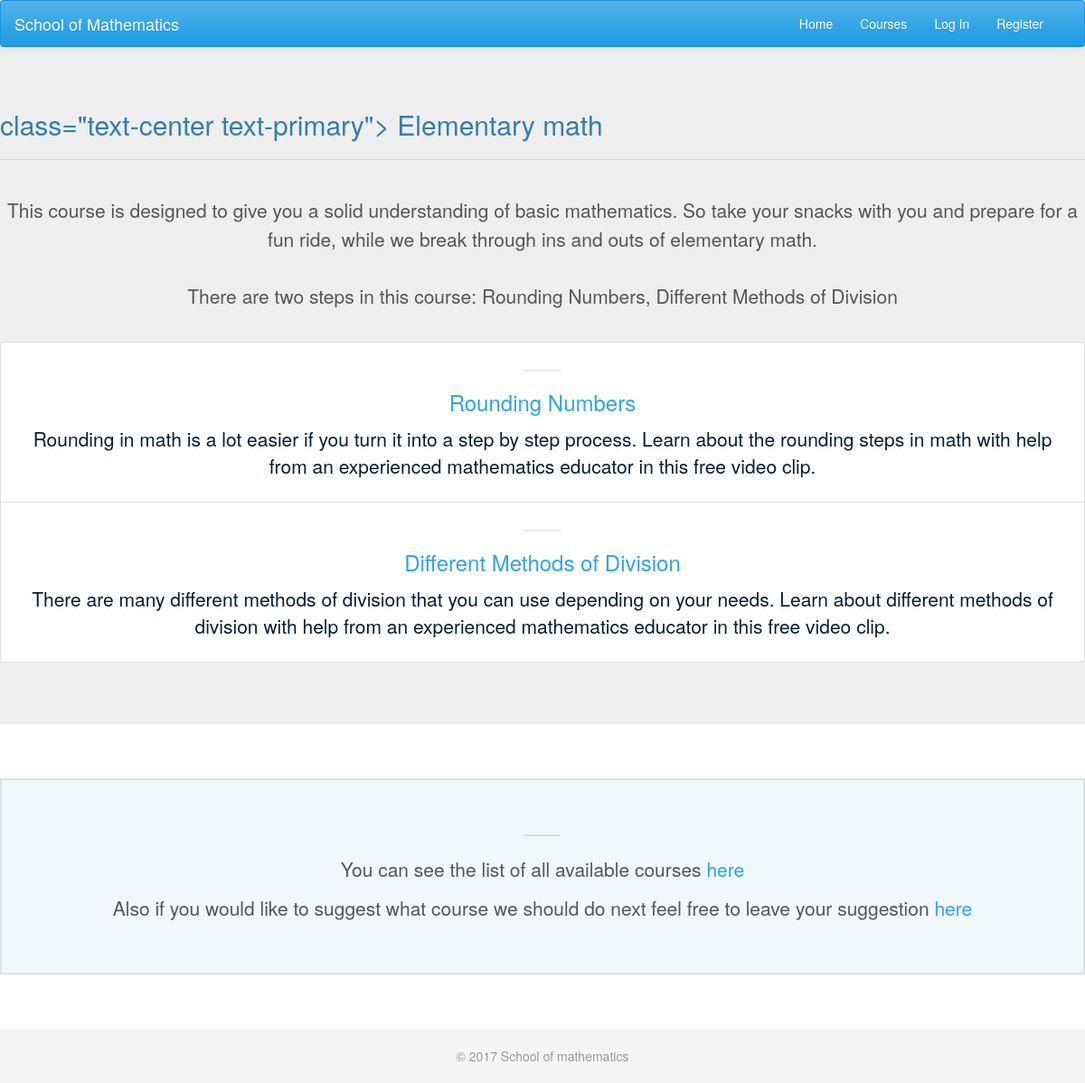
The page /courses/1/ on the database its author committed.
### courses/models.py (models this page shows, shortened)
class Course(models.Model):
    created_at = models.DateTimeField(auto_now_add=True)
    title = models.CharField(max_length=255)
    description = models.TextField()

class Step(models.Model):
    title = models.CharField(max_length=255)
    description = models.TextField()
    order = models.IntegerField(default=0)
    course = models.ForeignKey(Course)
    class Meta:
        abstract = True
        ordering = ['order',]
    def __str__(self):
        return self.title

class Video(Step):
    video_url = EmbedVideoField()
    def get_absolute_url(self):
        return reverse('courses:video', kwargs={
            'course_pk': self.course_id,
            'step_pk': self.pk,
        })

### courses/views.py (the view)
# urls.py: url(r'(?P<pk>\d+)/$', views.course_detail, name='detail'),
def course_detail(request, pk):
    course = get_object_or_404(models.Course, pk=pk)
    steps = sorted(course.video_set.all(), key=lambda step: step.order)
    return render(request, 'courses/course_detail.html', {'course': course, 'steps': steps})

### courses/templates/courses/course_detail.html (shortened to what this page needs)
{% extends 'layout.html' %}
{% load embed_video_tags %}
{% load humanize %}
{% block header-content %}
    <h2>
        class="text-center text-primary">
        {{ course.title }}
    </h2>
    <hr>
    <br>
    <p
      class="lead text-center">
        {{ course.description }}
        <br>
        <br>
        There {{ course.video_set.count|pluralize:'is, are' }} {{ course.video_set.count|apnumber }}
        step{{ course.video_set.count|pluralize }} in this course: {{ course.video_set.all|join:', ' }}
    </p>
    <br>
    <ul
      class="list-group"">
        {% for step in steps %}
            <li
              class="list-group-item"">
                <a
                  href="{{ step.get_absolute_url }}">
                    <br>
                    <p
                      class="line"></p>
                    <h3 class="text-center text-primary text-light ">
                            {{ step.title }}
                    </h3>
                    <p
                      class="text-center">
                        {{ step.description }}
                    </p>
                </a>
            </li>
        {% endfor %}
    </ul>
{% endblock %}

### assets/css/layout.css (style rules this page uses)
a { text-decoration: none !important; }
.lead { margin-bottom: 20px; font-weight: 300; line-height: 1.5; }
.line { border: 1px solid rgba(0,0,0, 0.09); width: 40px; display: block; margin: 0 auto 25px; }
.text-light { font-weight: 300; }
li.list-group-item > a { color: #011d37; }

### rows shown on the page
Course: title "Elementary math", description "This course is designed to give you a solid understanding of basic mathematics. So take your snacks with you and prepare for a fun ride, while we break through ins and outs of elementary math.", video_set.count|apnumber "two", video_set.all "Rounding Numbers, Different Methods of Division"
Video: title "Rounding Numbers", description "Rounding in math is a lot easier if you turn it into a step by step process. Learn about the rounding steps in math with help from an experienced mathematics educator in this free video clip."
Video: title "Different Methods of Division", description "There are many different methods of division that you can use depending on your needs. Learn about different methods of division with help from an experienced mathematics educator in this free video clip."
